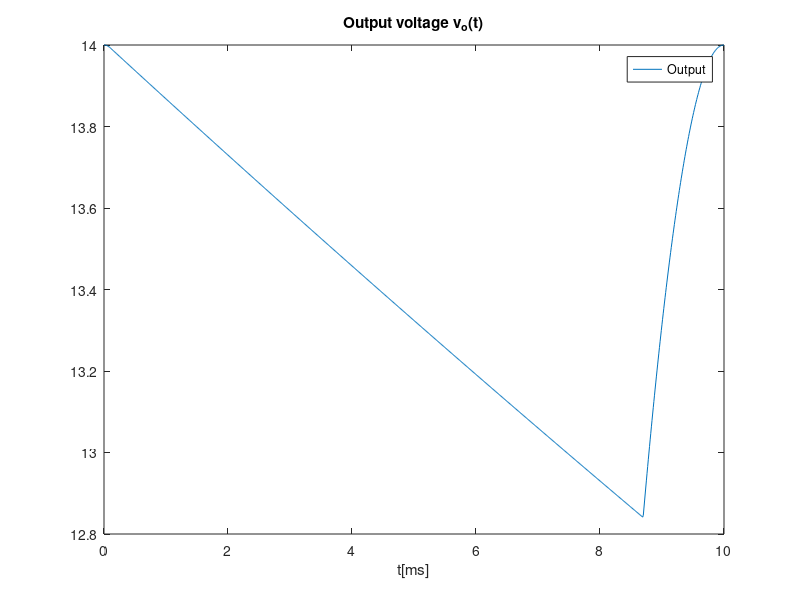
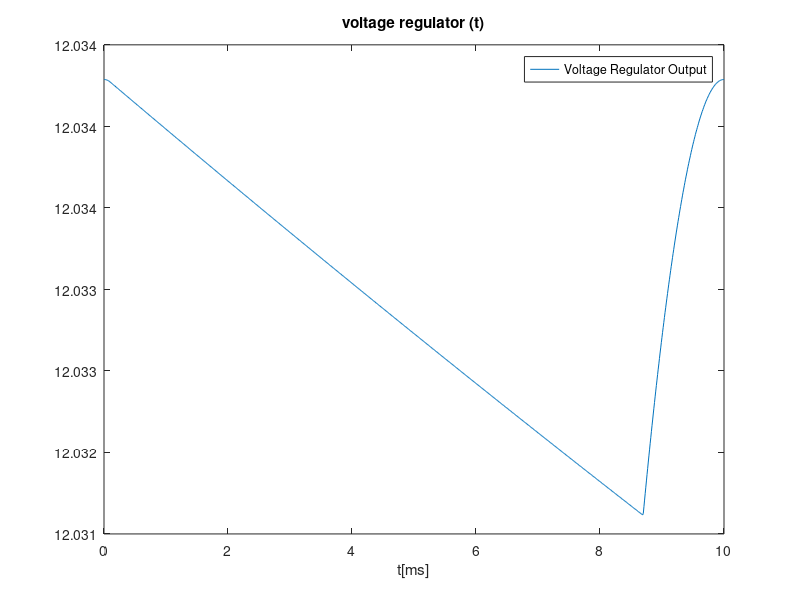

The MATLAB script that drew these images, in order: (Note: this script raises an error after producing the figures.)
% OCTAVE FILE
% 1) Use a suitable theoretical model able to predict the output of the Envelope Detector and Voltage Regulator circuits
% 2) Produce the same plots as in simulation by theoretical analysis
% 3) Compute the output DC level and the voltage ripple 

%Envelope Detector

%%%Data

A=14;
T=1/50;
t=linspace(0, T/2, 1000);
%linspace(base,limit,n);
w=2*pi*(1/T);
R=1000
C=100e-6


%%%Equations

vS = A * cos(w*t);
vOhr = zeros(1, length(t));
vO = zeros(1, length(t));

tOFF = 1/w * atan(1/w/R/C);

vOnexp = A*cos(w*tOFF)*exp(-(t-tOFF)/R/C)


%%%I CHANGED THIS TO A FULL-WAVE BRIDGE RECTIFIER, AM I RIGHT?
for i=1:length(t)
  if (vS(i) > 0)
    vOhr(i) = vS(i);
  else
    vOhr(i) = -vS(i);
  endif
endfor

%%%ENVELOPE DETECTOR

for i=1:length(t)
  if t(i) < tOFF
    vO(i) = vOhr(i);
  elseif vOnexp(i) > vOhr(i)
    vO(i) = vOnexp(i);
  else 
    vO(i) = vOhr(i);
  endif
endfor


%%%PLOT (CHANGE SUBTITLES, LEGEND AND PRINTS)
figure
plot(t*1000, vO)
title("Output voltage v_o(t)")
xlabel ("t[ms]")
legend("Output")
print ("envelope.eps", "-depsc");


%%%VOLTAGE REGULATOR CIRCUIT
%%%1 RESISTANCE, n DIODES 

n=17;
vout=zeros(1, length(t));
vOUT=zeros(1, length(t));
R2=10e3;
eta=1;
vt=25e-3;
vd=0.706;
is=1e-14;

rd=eta*vt/is/exp(vd/eta/vt);
vout=n*rd/(n*rd+R2)*vO;
VOUT=n*vd;
vOUT=vout+VOUT;

%%%PLOT (CHANGE SUBTITLES, LEGEND AND PRINTS)
figure
plot(t*1000, vOUT)
title("voltage regulator (t)")
xlabel ("t[ms]")
legend("Voltage Regulator Output")
print ("output.eps", "-depsc");

%%%Newton-Raphson to find tON

function tON_root =solve_tON ()
  delta = 1e-5;
  x_next = 0.008695;

  do 
    x=x_next;
    x_next = x-f(x)/fd(x);
  until (abs(x_next-x) < delta)

  tON_root = x_next;

 return;
endfunction

tON=solve_tON ()

%%%Average 


%integral of vOUT=n*rd/(n*rd+R2)*vOhr+n*vd for [0,tOFF]

sum1=n*rd/(n*rd+R2)*A/w*sin(w*tOFF)+n*vd*tOFF;


%integral of vOUT=n*rd/(n*rd+R2)*vOnexp+n*vd for [tOFF,tON]

sum2=n*rd/(n*rd+R2)*(-A*R*C*cos(tOFF*w)*(exp((tOFF-tON)/R/C)-1))+n*vd*(tON-tOFF)


%integral of vOUT=n*rd/(n*rd+R2)*vOhr+n*vd for [tON,T/2]

sum3=n*rd/(n*rd+R2)*A/w*(sin(w*T/2)-sin(w*tON))+n*vd*(T/2-tON);


average=(sum1+sum2+sum3)/(T/2);


file1=fopen('average.tex', 'w');

fprintf(file1, '\n The Output Voltage AVERAGE LEVEL is & %d V \\\\ \\hline ', average);

fclose(file1);

printf("The average is %d V \n", average)

%%%VOLTAGE RIPPLE (WITH FULL WAVE RETIFIER CIRCUIT)

vripple=max(vOUT)-min(vOUT);

printf("The output ripple is %d V \n",vripple)


file2=fopen('ripple.tex', 'w');

fprintf(file2, '\n The Output Voltage RIPPLE is & %d V \\\\ \\hline ', vripple);

fclose(file2);


%%%PLOT (CHANGE SUBTITLES, LEGEND AND PRINTS)
figure
plot(t*1000, vOUT-12 )
title("vOUT-12 voltage (t)")
xlabel ("t[ms]")
legend("Output difference")
print ("outputdiff.eps", "-depsc");


%%%%%%%%%%%%Figure of Merit

cost=(R+R2)*0.001+C*1000000+0.1*(4+n)

M=1/cost/(vripple+average+0.000001)

printf("The merit figure is %f MU \n", M)




